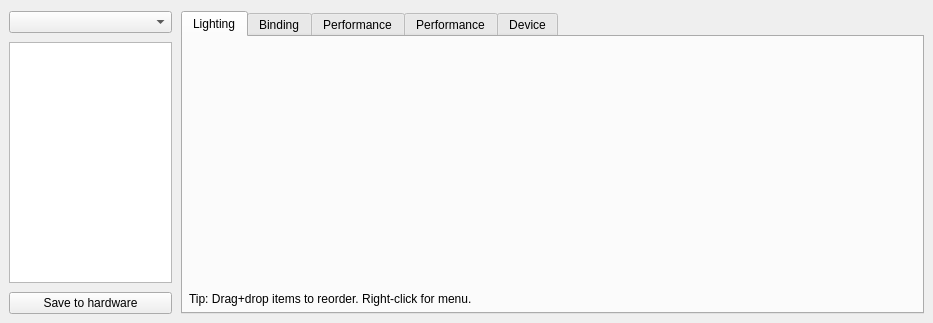
<?xml version="1.0" encoding="UTF-8"?>
<ui version="4.0">
 <class>KbWidget</class>
 <widget class="QWidget" name="KbWidget">
  <property name="geometry">
   <rect>
    <x>0</x>
    <y>0</y>
    <width>933</width>
    <height>323</height>
   </rect>
  </property>
  <property name="sizePolicy">
   <sizepolicy hsizetype="MinimumExpanding" vsizetype="MinimumExpanding">
    <horstretch>0</horstretch>
    <verstretch>0</verstretch>
   </sizepolicy>
  </property>
  <property name="windowTitle">
   <string>Form</string>
  </property>
  <layout class="QGridLayout" name="gridLayout">
   <property name="leftMargin">
    <number>9</number>
   </property>
   <property name="rightMargin">
    <number>9</number>
   </property>
   <property name="bottomMargin">
    <number>9</number>
   </property>
   <property name="spacing">
    <number>9</number>
   </property>
   <item row="0" column="0">
    <widget class="QComboBox" name="profileBox">
     <property name="sizePolicy">
      <sizepolicy hsizetype="Preferred" vsizetype="Fixed">
       <horstretch>18</horstretch>
       <verstretch>0</verstretch>
      </sizepolicy>
     </property>
     <property name="iconSize">
      <size>
       <width>24</width>
       <height>24</height>
      </size>
     </property>
    </widget>
   </item>
   <item row="0" column="1" rowspan="3">
    <widget class="QTabWidget" name="tabWidget">
     <property name="sizePolicy">
      <sizepolicy hsizetype="MinimumExpanding" vsizetype="MinimumExpanding">
       <horstretch>82</horstretch>
       <verstretch>0</verstretch>
      </sizepolicy>
     </property>
     <property name="currentIndex">
      <number>0</number>
     </property>
     <widget class="QWidget" name="lightTab">
      <attribute name="title">
       <string>Lighting</string>
      </attribute>
      <layout class="QGridLayout" name="gridLayout_2" rowstretch="0,0">
       <property name="leftMargin">
        <number>6</number>
       </property>
       <property name="topMargin">
        <number>6</number>
       </property>
       <property name="rightMargin">
        <number>6</number>
       </property>
       <property name="bottomMargin">
        <number>6</number>
       </property>
       <property name="horizontalSpacing">
        <number>0</number>
       </property>
       <property name="verticalSpacing">
        <number>6</number>
       </property>
       <item row="0" column="0">
        <widget class="KbLightWidget" name="lightWidget" native="true">
         <property name="sizePolicy">
          <sizepolicy hsizetype="MinimumExpanding" vsizetype="MinimumExpanding">
           <horstretch>0</horstretch>
           <verstretch>0</verstretch>
          </sizepolicy>
         </property>
        </widget>
       </item>
       <item row="1" column="0">
        <widget class="QLabel" name="label_3">
         <property name="sizePolicy">
          <sizepolicy hsizetype="Preferred" vsizetype="Minimum">
           <horstretch>0</horstretch>
           <verstretch>0</verstretch>
          </sizepolicy>
         </property>
         <property name="text">
          <string>Tip: Drag+drop items to reorder. Right-click for menu.</string>
         </property>
        </widget>
       </item>
      </layout>
     </widget>
     <widget class="QWidget" name="bindTab">
      <attribute name="title">
       <string>Binding</string>
      </attribute>
      <layout class="QGridLayout" name="gridLayout_5">
       <property name="leftMargin">
        <number>6</number>
       </property>
       <property name="topMargin">
        <number>6</number>
       </property>
       <property name="rightMargin">
        <number>6</number>
       </property>
       <property name="bottomMargin">
        <number>6</number>
       </property>
       <property name="spacing">
        <number>0</number>
       </property>
       <item row="0" column="0">
        <widget class="KbBindWidget" name="bindWidget" native="true">
         <property name="sizePolicy">
          <sizepolicy hsizetype="MinimumExpanding" vsizetype="MinimumExpanding">
           <horstretch>0</horstretch>
           <verstretch>0</verstretch>
          </sizepolicy>
         </property>
        </widget>
       </item>
      </layout>
     </widget>
     <widget class="QWidget" name="kPerfTab">
      <attribute name="title">
       <string>Performance</string>
      </attribute>
      <layout class="QGridLayout" name="gridLayout_4">
       <property name="leftMargin">
        <number>6</number>
       </property>
       <property name="topMargin">
        <number>6</number>
       </property>
       <property name="rightMargin">
        <number>6</number>
       </property>
       <property name="bottomMargin">
        <number>6</number>
       </property>
       <item row="0" column="0">
        <widget class="KPerfWidget" name="kPerfWidget" native="true">
         <property name="sizePolicy">
          <sizepolicy hsizetype="Expanding" vsizetype="Expanding">
           <horstretch>0</horstretch>
           <verstretch>0</verstretch>
          </sizepolicy>
         </property>
        </widget>
       </item>
      </layout>
     </widget>
     <widget class="QWidget" name="mPerfTab">
      <attribute name="title">
       <string>Performance</string>
      </attribute>
      <layout class="QGridLayout" name="gridLayout_7">
       <property name="leftMargin">
        <number>6</number>
       </property>
       <property name="topMargin">
        <number>6</number>
       </property>
       <property name="rightMargin">
        <number>6</number>
       </property>
       <property name="bottomMargin">
        <number>6</number>
       </property>
       <item row="0" column="0">
        <widget class="MPerfWidget" name="mPerfWidget" native="true">
         <property name="sizePolicy">
          <sizepolicy hsizetype="Expanding" vsizetype="Expanding">
           <horstretch>0</horstretch>
           <verstretch>0</verstretch>
          </sizepolicy>
         </property>
        </widget>
       </item>
      </layout>
     </widget>
     <widget class="QWidget" name="devTab">
      <attribute name="title">
       <string>Device</string>
      </attribute>
      <layout class="QGridLayout" name="gridLayout_3">
       <property name="leftMargin">
        <number>6</number>
       </property>
       <property name="topMargin">
        <number>6</number>
       </property>
       <property name="rightMargin">
        <number>6</number>
       </property>
       <property name="bottomMargin">
        <number>6</number>
       </property>
       <item row="4" column="0">
        <widget class="QLabel" name="fwUpdLabel">
         <property name="minimumSize">
          <size>
           <width>0</width>
           <height>34</height>
          </size>
         </property>
         <property name="text">
          <string>Status:</string>
         </property>
        </widget>
       </item>
       <item row="6" column="2">
        <spacer name="verticalSpacer">
         <property name="orientation">
          <enum>Qt::Vertical</enum>
         </property>
         <property name="sizeHint" stdset="0">
          <size>
           <width>20</width>
           <height>40</height>
          </size>
         </property>
        </spacer>
       </item>
       <item row="2" column="2">
        <widget class="QLabel" name="fwLabel">
         <property name="cursor">
          <cursorShape>IBeamCursor</cursorShape>
         </property>
         <property name="text">
          <string>N/A</string>
         </property>
         <property name="textInteractionFlags">
          <set>Qt::LinksAccessibleByMouse|Qt::TextSelectableByMouse</set>
         </property>
        </widget>
       </item>
       <item row="0" column="0">
        <widget class="QLabel" name="label_4">
         <property name="minimumSize">
          <size>
           <width>0</width>
           <height>34</height>
          </size>
         </property>
         <property name="text">
          <string>USB device ID:</string>
         </property>
        </widget>
       </item>
       <item row="2" column="1">
        <spacer name="horizontalSpacer_2">
         <property name="orientation">
          <enum>Qt::Horizontal</enum>
         </property>
         <property name="sizeType">
          <enum>QSizePolicy::Fixed</enum>
         </property>
         <property name="sizeHint" stdset="0">
          <size>
           <width>40</width>
           <height>1</height>
          </size>
         </property>
        </spacer>
       </item>
       <item row="2" column="0">
        <widget class="QLabel" name="label_9">
         <property name="minimumSize">
          <size>
           <width>0</width>
           <height>34</height>
          </size>
         </property>
         <property name="text">
          <string>Firmware version:</string>
         </property>
        </widget>
       </item>
       <item row="0" column="2">
        <widget class="QLabel" name="serialLabel">
         <property name="cursor">
          <cursorShape>IBeamCursor</cursorShape>
         </property>
         <property name="text">
          <string>N/A</string>
         </property>
         <property name="textInteractionFlags">
          <set>Qt::LinksAccessibleByMouse|Qt::TextSelectableByMouse</set>
         </property>
        </widget>
       </item>
       <item row="4" column="2">
        <layout class="QHBoxLayout" name="fwUpdLayout">
         <item>
          <widget class="QPushButton" name="fwUpdButton">
           <property name="text">
            <string>Check for updates</string>
           </property>
          </widget>
         </item>
         <item>
          <spacer name="horizontalSpacer_3">
           <property name="orientation">
            <enum>Qt::Horizontal</enum>
           </property>
           <property name="sizeHint" stdset="0">
            <size>
             <width>40</width>
             <height>20</height>
            </size>
           </property>
          </spacer>
         </item>
        </layout>
       </item>
       <item row="1" column="0">
        <widget class="QLabel" name="pollLabel2">
         <property name="minimumSize">
          <size>
           <width>0</width>
           <height>34</height>
          </size>
         </property>
         <property name="text">
          <string>Poll rate:</string>
         </property>
        </widget>
       </item>
       <item row="1" column="2">
        <widget class="QLabel" name="pollLabel">
         <property name="text">
          <string>N/A</string>
         </property>
        </widget>
       </item>
      </layout>
     </widget>
    </widget>
   </item>
   <item row="1" column="0">
    <widget class="RListWidget" name="modesList">
     <property name="sizePolicy">
      <sizepolicy hsizetype="Expanding" vsizetype="Expanding">
       <horstretch>18</horstretch>
       <verstretch>0</verstretch>
      </sizepolicy>
     </property>
     <property name="contextMenuPolicy">
      <enum>Qt::CustomContextMenu</enum>
     </property>
     <property name="frameShadow">
      <enum>QFrame::Plain</enum>
     </property>
     <property name="dragDropMode">
      <enum>QAbstractItemView::InternalMove</enum>
     </property>
     <property name="iconSize">
      <size>
       <width>24</width>
       <height>24</height>
      </size>
     </property>
     <property name="movement">
      <enum>QListView::Snap</enum>
     </property>
    </widget>
   </item>
   <item row="2" column="0">
    <widget class="QPushButton" name="hwSaveButton">
     <property name="sizePolicy">
      <sizepolicy hsizetype="Minimum" vsizetype="Fixed">
       <horstretch>18</horstretch>
       <verstretch>0</verstretch>
      </sizepolicy>
     </property>
     <property name="text">
      <string>Save to hardware</string>
     </property>
    </widget>
   </item>
  </layout>
 </widget>
 <customwidgets>
  <customwidget>
   <class>RListWidget</class>
   <extends>QListWidget</extends>
   <header>rlistwidget.h</header>
  </customwidget>
  <customwidget>
   <class>KbLightWidget</class>
   <extends>QWidget</extends>
   <header location="global">kblightwidget.h</header>
   <container>1</container>
  </customwidget>
  <customwidget>
   <class>KbBindWidget</class>
   <extends>QWidget</extends>
   <header>kbbindwidget.h</header>
   <container>1</container>
  </customwidget>
  <customwidget>
   <class>MPerfWidget</class>
   <extends>QWidget</extends>
   <header>mperfwidget.h</header>
   <container>1</container>
  </customwidget>
  <customwidget>
   <class>KPerfWidget</class>
   <extends>QWidget</extends>
   <header>kperfwidget.h</header>
   <container>1</container>
  </customwidget>
 </customwidgets>
 <resources/>
 <connections/>
</ui>
